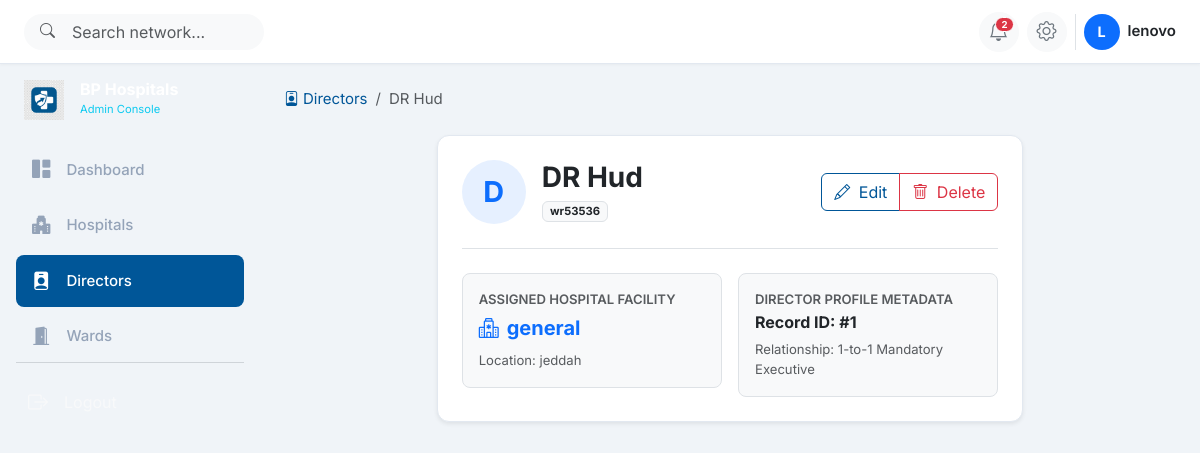
The app's page /directors/1/ (signed in) with its own data.
### directors/models.py (models this page shows, shortened)
class HospitalDirector(models.Model):
    director_id = models.BigAutoField(primary_key=True)
    director_name = models.CharField(
        max_length=150,
        null=False,
        blank=False,
        verbose_name="Director Name",
        help_text="Full name of the medical director (e.g., Dr. Sarah Jenkins)."
    )
    qualification = models.CharField(
        max_length=200,
        null=False,
        blank=False,
        verbose_name="Qualification",
        help_text="Academic/Medical qualifications (e.g., MD, PhD, MHA)."
    )
    hospital = models.OneToOneField(
        Hospital,
        on_delete=models.CASCADE,
        related_name='director',
        null=False,
        blank=False,
        verbose_name="Assigned Hospital",
        help_text="The hospital facility assigned to this director."
    )
    created_at = models.DateTimeField(default=timezone.now, verbose_name="Created At")
    updated_at = models.DateTimeField(auto_now=True, verbose_name="Updated At")
    class Meta:
        verbose_name = "Hospital Director"
        verbose_name_plural = "Hospital Directors"
        ordering = ['-updated_at', 'director_name']

### hospitals/models.py (models this page shows, shortened)
class Hospital(models.Model):
    hospital_id = models.BigAutoField(primary_key=True)
    hospital_name = models.CharField(
        max_length=200,
        unique=True,
        null=False,
        blank=False,
        verbose_name="Hospital Name",
        help_text="Unique name of the hospital facility."
    )
    location = models.CharField(
        max_length=255,
        null=False,
        blank=False,
        verbose_name="Location",
        help_text="City/Region location of the hospital."
    )
    founded_year = models.IntegerField(
        null=False,
        blank=False,
        validators=[
            MinValueValidator(1800, message="Founded year cannot be before 1800."),
            MaxValueValidator(current_year(), message="Founded year cannot be in the future.")
        ],
        verbose_name="Founded Year",
        help_text="Year the hospital was established (between 1800 and present)."
    )
    created_at = models.DateTimeField(default=timezone.now, verbose_name="Created At")
    updated_at = models.DateTimeField(auto_now=True, verbose_name="Updated At")
    class Meta:
        verbose_name = "Hospital"
        verbose_name_plural = "Hospitals"
        ordering = ['-updated_at', 'hospital_name']
        constraints = [
            CheckConstraint(
                condition=Q(founded_year__gte=1800) & Q(founded_year__lte=datetime.date.today().year),
                name="check_founded_year_valid"
            )
        ]

### directors/views.py (the view)
# urls.py: path('<int:pk>/', DirectorDetailView.as_view(), name='director_detail'),
class DirectorDetailView(LoginRequiredMixin, DetailView):
    model = HospitalDirector
    template_name = 'directors/director_detail.html'
    context_object_name = 'director'
    pk_url_kwarg = 'pk'

### directors/templates/directors/director_detail.html (shortened to what this page needs)
{% extends 'base.html' %}
{% block content %}
<nav aria-label="breadcrumb" class="mb-4">
    <ol class="breadcrumb">
        <li class="breadcrumb-item"><a href="{% url 'director_list' %}" class="text-decoration-none"><i class="bi bi-person-badge me-1"></i>Directors</a></li>
        <li class="breadcrumb-item active" aria-current="page">{{ director.director_name }}</li>
    </ol>
</nav>
<div class="row justify-content-center">
    <div class="col-12 col-lg-8">
        <div class="card bp-card shadow-sm p-4">
            <div class="d-flex flex-column flex-sm-row justify-content-between align-items-sm-center gap-3 border-bottom pb-4 mb-4">
                <div class="d-flex align-items-center gap-3">
                    <div class="rounded-circle bg-primary bg-opacity-10 text-primary fw-bold d-flex align-items-center justify-content-center" style="width: 64px; height: 64px; font-size: 1.8rem;">
                        {{ director.director_name|slice:":1" }}
                    </div>
                    <div>
                        <h3 class="fw-bold text-dark mb-1">{{ director.director_name }}</h3>
                        <p class="text-muted mb-0"><span class="badge bg-light text-dark border">{{ director.qualification }}</span></p>
                    </div>
                </div>
                <div class="btn-group" role="group">
                    <a href="{% url 'director_update' director.pk %}" class="btn btn-outline-primary">
                        <i class="bi bi-pencil me-1"></i> Edit
                    </a>
                    <a href="{% url 'director_delete' director.pk %}" class="btn btn-outline-danger">
                        <i class="bi bi-trash me-1"></i> Delete
                    </a>
                </div>
            </div>
            <div class="row g-3">
                <div class="col-12 col-md-6">
                    <div class="p-3 bg-light rounded-3 border">
                        <span class="text-uppercase text-muted small fw-semibold d-block mb-1">Assigned Hospital Facility</span>
                        <a href="{% url 'hospital_detail' director.hospital.pk %}" class="fw-bold text-primary text-decoration-none fs-5 d-flex align-items-center gap-2">
                            <i class="bi bi-hospital"></i> {{ director.hospital.hospital_name }}
                        </a>
                        <small class="text-muted d-block mt-2">Location: {{ director.hospital.location }}</small>
                    </div>
                </div>
                <div class="col-12 col-md-6">
                    <div class="p-3 bg-light rounded-3 border">
                        <span class="text-uppercase text-muted small fw-semibold d-block mb-1">Director Profile Metadata</span>
                        <h6 class="fw-bold text-dark mt-1">Record ID: #{{ director.director_id }}</h6>
                        <small class="text-muted d-block mt-2">Relationship: 1-to-1 Mandatory Executive</small>
                    </div>
                </div>
            </div>
        </div>
    </div>
</div>
{% endblock %}

### templates/base.html (shortened to what this page needs)
{% load static %}
<!DOCTYPE html>
<html lang="en">
<head>
    <link href="https://cdn.jsdelivr.net/npm/bootstrap@5.3.3/dist/css/bootstrap.min.css" rel="stylesheet"/>
    <link href="https://cdn.jsdelivr.net/npm/bootstrap-icons@1.11.3/font/bootstrap-icons.min.css" rel="stylesheet"/>
    <link href="{% static 'css/custom.css' %}" rel="stylesheet"/>
</head>
<body>
    <header class="bp-header fixed-top d-flex align-items-center justify-content-between px-3 px-md-4">
        <div class="d-flex align-items-center gap-3">
            <form action="{% block search_action %}{% url 'hospital_list' %}{% endblock %}" method="get" class="d-none d-sm-flex align-items-center position-relative">
                <input type="text"
                       name="q"
                       value="{{ search_query|default:'' }}"
                       placeholder="Search network..."
                       class="form-control ps-5 rounded-pill bg-light border-0"
                       style="width: 240px;" />
            </form>
        </div>
        <div class="d-flex align-items-center gap-2">
            <div class="dropdown">
                <button class="btn btn-light rounded-circle position-relative d-flex align-items-center justify-content-center"
                        type="button"
                        id="notificationsDropdown"
                        data-bs-toggle="dropdown"
                        data-bs-auto-close="outside"
                        aria-expanded="false"
                        aria-haspopup="true"
                        title="Notifications"
                        style="width:40px;height:40px;">
                    <i class="bi bi-bell fs-5 text-secondary"></i>
                    {% if unread_notifications_count > 0 %}
                        <span class="position-absolute badge rounded-pill bg-danger border border-white"
                              style="top:4px;right:4px;font-size:0.6rem;padding:2px 5px;">
                            {{ unread_notifications_count }}
                        </span>
                    {% endif %}
                </button>
            </div>
            <div class="dropdown">
                <button class="btn btn-light rounded-circle d-flex align-items-center justify-content-center"
                        type="button"
                        id="settingsDropdown"
                        data-bs-toggle="dropdown"
                        aria-expanded="false"
                        aria-haspopup="true"
                        title="Settings"
                        style="width:40px;height:40px;">
                    <i class="bi bi-gear fs-5 text-secondary"></i>
                </button>
            </div>
            <div class="d-flex align-items-center gap-2 ps-2 border-start">
                <div class="rounded-circle bg-primary text-white fw-bold d-flex align-items-center justify-content-center flex-shrink-0"
                     style="width:36px;height:36px;font-size:0.9rem;">
                    {{ user.username|slice:":1"|upper|default:"A" }}
                </div>
                <span class="fw-semibold text-dark d-none d-lg-inline">{{ user.username|default:"Admin" }}</span>
            </div>
        </div>
    </header>
    <div class="offcanvas-md offcanvas-start bp-sidebar"
         tabindex="-1"
         id="sidebarOffcanvas"
         aria-labelledby="sidebarOffcanvasLabel">
        <div class="offcanvas-body d-flex flex-column p-3">
            <div class="d-none d-md-flex align-items-center gap-3 mb-4 px-2">
                <img src="{% static 'img/logo_icon.png' %}" alt="BP Hospitals" style="height:40px;width:auto;" />
                <div>
                    <h1 class="text-white fw-bold h6 mb-0 lh-1">BP Hospitals</h1>
                    <small class="text-info" style="font-size:0.7rem;">Admin Console</small>
                </div>
            </div>
            <nav class="nav nav-pills flex-column gap-1 flex-grow-1">
                <a href="{% url 'dashboard' %}"
                   class="nav-link d-flex align-items-center gap-3
                          {% if request.resolver_match.url_name == 'dashboard' or request.resolver_match.url_name == 'dashboard_alias' %}active{% endif %}">
                    <i class="bi bi-grid-1x2-fill"></i>
                    <span>Dashboard</span>
                </a>
                <a href="{% url 'hospital_list' %}"
                   class="nav-link d-flex align-items-center gap-3
                          {% if 'hospital' in request.resolver_match.url_name %}active{% endif %}">
                    <i class="bi bi-hospital-fill"></i>
                    <span>Hospitals</span>
                </a>
                <a href="{% url 'director_list' %}"
                   class="nav-link d-flex align-items-center gap-3
                          {% if 'director' in request.resolver_match.url_name %}active{% endif %}">
                    <i class="bi bi-person-badge-fill"></i>
                    <span>Directors</span>
                </a>
                <a href="{% url 'ward_list' %}"
                   class="nav-link d-flex align-items-center gap-3
                          {% if 'ward' in request.resolver_match.url_name %}active{% endif %}">
                    <i class="bi bi-door-open-fill"></i>
                    <span>Wards</span>
                </a>
            </nav>
            <div class="pt-3 border-top border-secondary border-opacity-25">
                <form action="{% url 'logout' %}" method="post">
                    <button type="submit"
                            class="btn btn-outline-light w-100 d-flex align-items-center gap-3 border-0 py-2 text-start">
                        <i class="bi bi-box-arrow-right fs-5"></i>
                        <span>Logout</span>
                    </button>
                </form>
            </div>
        </div>
    </div>
    <main class="bp-main-content">
        <div class="container-fluid px-3 px-md-4 py-3 py-md-4">
            {% block content %}{% endblock %}
        </div>
    </main>
</body>
</html>

### static/css/custom.css (style rules this page uses)
:root { --bp-primary: #005698; --bp-primary-dk: #003e6f; --bp-primary-lt: #e8f1f8; --bp-secondary: #006a69; --bp-accent: #0f6fbe; --bp-sidebar-bg: #1e293b; --bp-bg: #f0f4f8; --bp-surface: #ffffff; --bp-border: #e2e8f0; --bp-text: #0f172a; --bp-muted: #64748b; --sidebar-width: 260px; --header-height: 64px; }
body { background-color: var(--bp-bg); color: var(--bp-text); font-family: 'Inter', system-ui, -apple-system, sans-serif; font-size: 0.9375rem; }
.bp-header { height: var(--header-height); background-color: var(--bp-surface); border-bottom: 1px solid var(--bp-border); box-shadow: 0 1px 3px rgba(0,0,0,0.04); z-index: 1040 !important; }
.bp-sidebar { width: var(--sidebar-width) !important; background-color: var(--bp-sidebar-bg); color: #f8fafc; }
@media (min-width: 768px) { .bp-sidebar { position: fixed !important; top: var(--header-height); left: 0; bottom: 0; z-index: 1030; overflow-y: auto; } }
.bp-sidebar .nav-link { color: #94a3b8; font-weight: 500; border-radius: 0.5rem; padding: 0.75rem 1rem; transition: color 0.15s ease-in-out, background-color 0.15s ease-in-out; }
.bp-sidebar .nav-link i { font-size: 1.15rem; flex-shrink: 0; }
.bp-sidebar .nav-link.active { color: #ffffff; background-color: var(--bp-primary); }
@media (min-width: 768px) { .bp-main-content { margin-left: var(--sidebar-width); padding-top: var(--header-height); min-height: 100vh; } }
.bp-card { background-color: var(--bp-surface); border: 1px solid var(--bp-border); border-radius: 0.75rem; box-shadow: 0 1px 3px rgba(0,0,0,0.05); transition: box-shadow 0.2s ease; }
.btn-outline-primary { color: var(--bp-primary); border-color: var(--bp-primary); }
.breadcrumb-item a { color: var(--bp-primary); text-decoration: none; }

### records on screen
HospitalDirector: director_name "DR Hud", director_name "D", qualification "wr53536", hospital.hospital_name "general", hospital.location "jeddah", director_id "1"

### other values on screen
{{ unread_notifications_count }} "2"
{{ user.username|slice:":1"|upper|default:"A" }} "L"
{{ user.username|default:"Admin" }} "lenovo"
